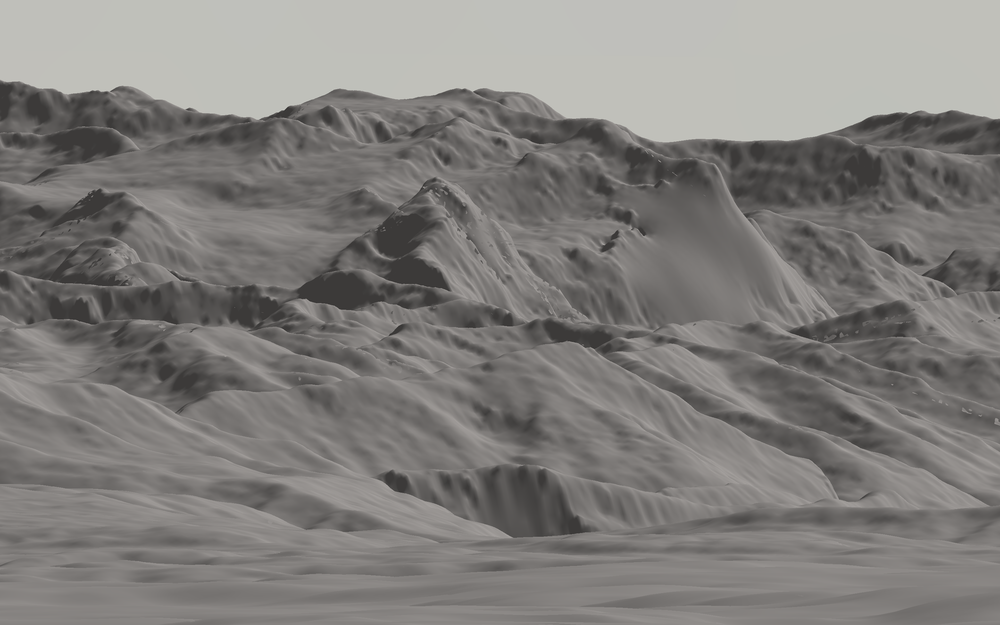
%> input picture report/images/results-accuracy-zoom-5-no-lod.png, 1000 x 625 px, shrunk from 2880 x 1800 before the run
$ octave imgdiff.m   (GNU Octave 9; MATLAB toolbox functions it lacks are replaced by stand-ins)
%> lines starting %> are read from the running program, lines starting %| are printed output that depends on the picture; in (x1, y1, x2, y2) boxes, pixels count from 0 and x2, y2 are one past the last pixel; in counts of white or black regions, pixels touching at a corner belong together; the program's own positions count from 1
% A small utility script to compute the root mean square error
% of an image and the (binarised) difference image.
% Based on https://ch.mathworks.com/matlabcentral/answers/521462-root-mean-square-error-of-two-images

image1 = imread('results-accuracy-zoom-5-no-lod.png');
%> image1 is the input picture: size 625x1000x3 uint8; mean R, G, B 128.5, 126.2, 123.7
image2 = imread('results-accuracy-zoom-5-lod.png');
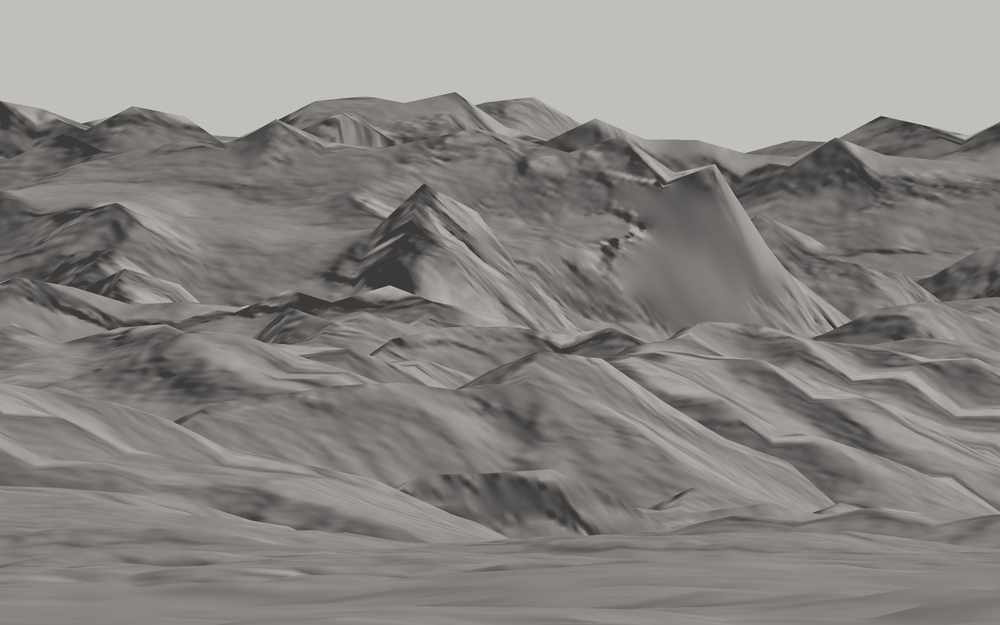
%> input picture report/images/results-accuracy-zoom-5-lod.png, 1000 x 625 px, shrunk from 2880 x 1800 before the run
%> image2 is the input picture: size 625x1000x3 uint8; mean R, G, B 136.2, 133.8, 131.1

if ~isequal(size(image1), size(image2))
    error('Images must have the same dimensions.');
end

diff_image = imabsdiff(image1, image2);
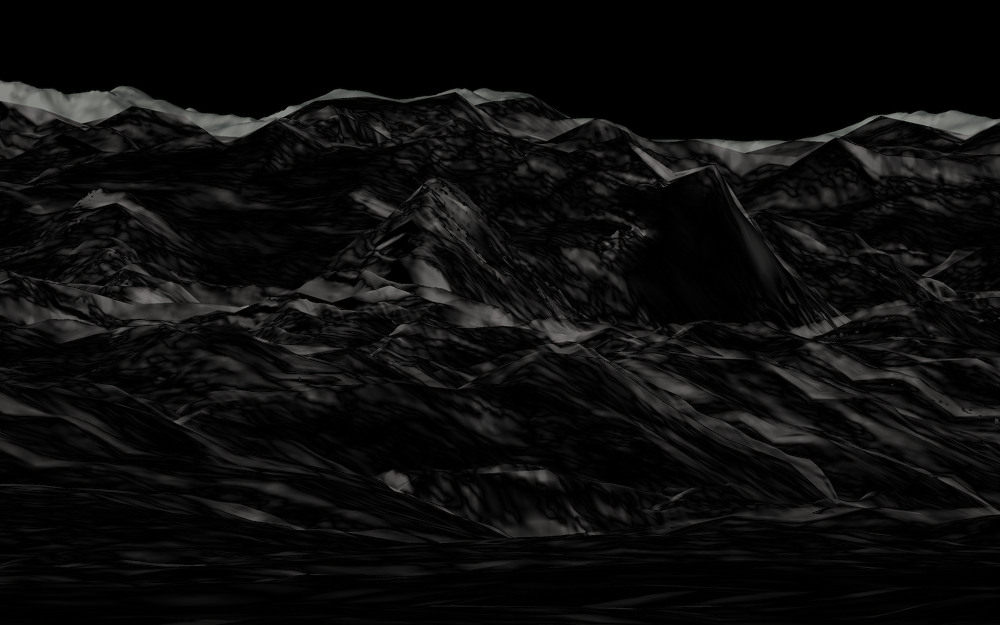
%> diff_image: size 625x1000x3 uint8; mean R, G, B 12.9, 12.6, 12.4

rmse = sqrt(mean((image1(:)-image2(:)).^2));
%> rmse = 4.49
disp(rmse);
%| 4.4862

diff_image_bin = imbinarize(rgb2gray(diff_image));
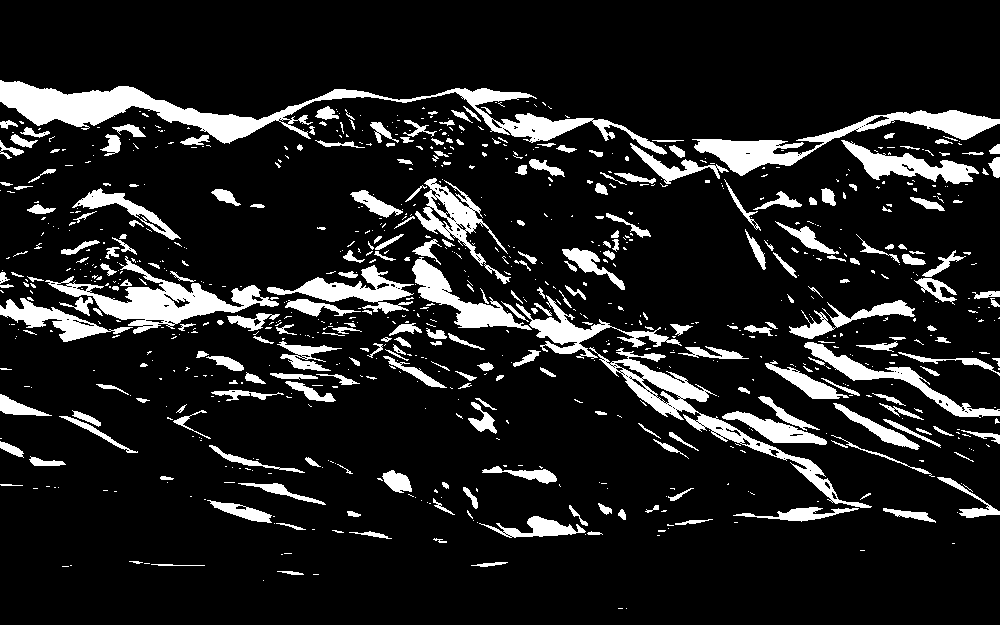
%> diff_image_bin: size 625x1000 logical; 12.8% white; 866 white regions (600 under 20 px), largest, box (x1, y1, x2, y2) and area: (0, 80, 667, 155) 10551, (45, 256, 279, 334) 4927, (692, 110, 1000, 176) 4758
imwrite(im2uint8(diff_image), 'results-accuracy-zoom-5-diff.png');
imwrite(im2uint8(diff_image_bin), 'results-accuracy-zoom-5-diff-bin.png');
